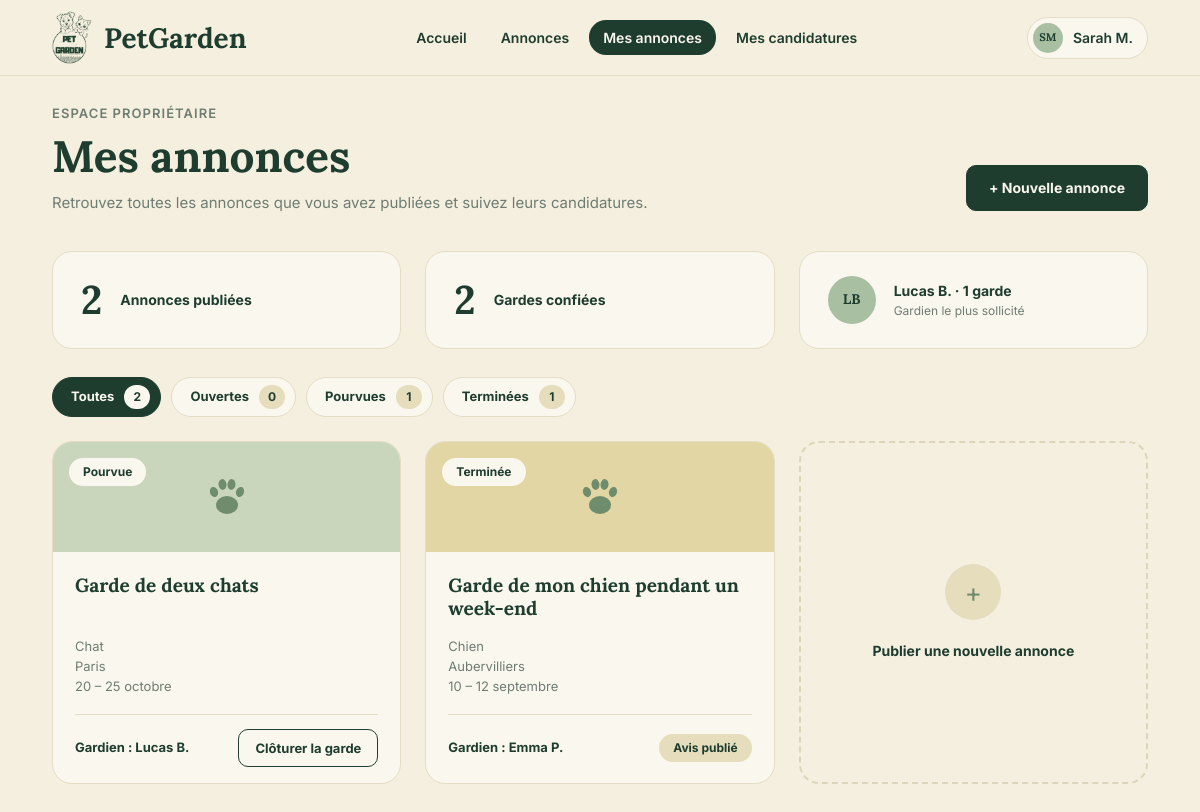
Page /mes_annonces.php (signed in) on the committed database.
### tables this page shows
create table utilisateur (
    id_utilisateur int auto_increment,
    nom varchar(50) not null,
    prenom varchar(50) not null,
    email varchar(150) not null unique,
    mdp varchar(255) not null,
    role enum('utilisateur', 'admin') not null default 'utilisateur',
    constraint pk_utilisateur primary key (id_utilisateur)
);

create table annonces (
    id_annonce int auto_increment,
    titre varchar(150) not null,
    type_animal varchar(200) not null,
    ville varchar(100) not null,
    date_debut date not null,
    date_fin date not null,
    description text,
    statut enum('ouverte', 'pourvue', 'terminee') not null default 'ouverte',
    id_proprietaire int not null,
    constraint pk_annonce primary key (id_annonce),
    constraint fk_annonce_proprietaire foreign key (id_proprietaire) references utilisateur(id_utilisateur) on delete restrict,
    constraint chk_dates_annonce check (date_fin >= date_debut)
);

### public/mes_annonces.php (called while the page is built)
<?php
require_once __DIR__ . '/../controleur/annonce_controller.php';
$controleur = new AnnonceController();
$donnees = $controleur->mesAnnonces();
extract($donnees);
require __DIR__ . '/../vue/mes_annonces.php';

### model/annonce.php (called while the page is built, shortened)
<?php
require_once __DIR__ . '/../config/database.php';
class Annonce
{
    private $pdo;
    public function __construct()
    {
        $database = new Database();
        $this->pdo = $database->getConnection();
    }
    public function trouverParProprietaire($idProprietaire, $statut = '')
    {
        $sql = "select a.*,
                       (select count(*) from candidatures as c where c.id_annonce = a.id_annonce) as nb_candidatures,
                       g.id_utilisateur as id_gardien, g.prenom as prenom_gardien, g.nom as nom_gardien,
                       (select count(*) from avis as v
                        where v.id_annonce = a.id_annonce and v.id_auteur = a.id_proprietaire) as avis_laisse
                from annonces as a
                left join candidatures as ca on ca.id_annonce = a.id_annonce and ca.statut = 'acceptee'
                left join utilisateur as g on g.id_utilisateur = ca.id_gardien
                where a.id_proprietaire = :id_proprietaire";
        $parametres = ['id_proprietaire' => $idProprietaire];
        $sql .= ' order by a.date_debut desc';
        $requete = $this->pdo->prepare($sql);
        $requete->execute($parametres);
        return $requete->fetchAll();
    }
    public function compterParStatut($idProprietaire)
    {
        $requete = $this->pdo->prepare(
            'select statut, count(*) as total
             from annonces
             where id_proprietaire = :id_proprietaire
             group by statut'
        );
        $requete->execute(['id_proprietaire' => $idProprietaire]);
        $compteurs = ['ouverte' => 0, 'pourvue' => 0, 'terminee' => 0];
        foreach ($requete->fetchAll() as $ligne) {
            $compteurs[$ligne['statut']] = (int) $ligne['total'];
        }
        return $compteurs;
    }
    public function gardienLePlusSollicite($idProprietaire)
    {
        $requete = $this->pdo->prepare(
            "select u.id_utilisateur, u.prenom, u.nom, count(*) as nb_gardes
             from candidatures as c
             inner join annonces as a on a.id_annonce = c.id_annonce
             inner join utilisateur as u on u.id_utilisateur = c.id_gardien
             where a.id_proprietaire = :id_proprietaire
             and c.statut = 'acceptee'
             group by u.id_utilisateur, u.prenom, u.nom
             order by nb_gardes desc
             limit 1"
        );
        $requete->execute(['id_proprietaire' => $idProprietaire]);
        return $requete->fetch();
    }
}

### config/database.php (called while the page is built)
<?php
class Database
{
    private $host = 'localhost';
    private $dbname = 'petgarden';
    private $user = 'root';
    private $mdp = '';
    private static $pdo = null;
    public function getConnection()
    {
        if (self::$pdo === null) {
            try {
                self::$pdo = new PDO(
                    "mysql:host=$this->host;dbname=$this->dbname;charset=utf8mb4",
                    $this->user,
                    $this->mdp,
                    [
                        PDO::ATTR_ERRMODE => PDO::ERRMODE_EXCEPTION,
                        PDO::ATTR_DEFAULT_FETCH_MODE => PDO::FETCH_ASSOC,
                    ]
                );
            } catch (PDOException $e) {
                http_response_code(500);
                exit('erreur de connexion à la base de données.');
            }
        }
        return self::$pdo;
    }
}

### controleur/annonce_controller.php (called while the page is built, shortened)
<?php
require_once __DIR__ . '/controleur.php';
require_once __DIR__ . '/../model/annonce.php';
class AnnonceController extends Controleur
{
    public function mesAnnonces()
    {
        $idProprietaire = $this->exigerConnexion();
        $annonceModel = new Annonce();
        $statut = $this->texte($_GET, 'statut');
        if (!in_array($statut, ['ouverte', 'pourvue', 'terminee'], true)) {
            $statut = '';
        }
        $compteurs = $annonceModel->compterParStatut($idProprietaire);
        return $this->vue([
            'annonces' => $annonceModel->trouverParProprietaire($idProprietaire, $statut),
            'statut' => $statut,
            'compteurs' => $compteurs,
            'total' => array_sum($compteurs),
            'gardesConfiees' => $compteurs['pourvue'] + $compteurs['terminee'],
            'gardienFavori' => $annonceModel->gardienLePlusSollicite($idProprietaire),
        ]);
    }
}

### controleur/controleur.php (called while the page is built, shortened)
<?php
class Controleur
{
    protected function exigerConnexion()
    {
        return (int) $_SESSION['id_utilisateur'];
    }
    protected function estPost()
    {
        if ($_SERVER['REQUEST_METHOD'] !== 'POST') {
            return false;
        }
        return true;
    }
    protected function texte($tableau, $cle)
    {
        $valeur = $tableau[$cle] ?? '';
        return is_string($valeur) ? trim($valeur) : '';
    }
}

### vue/mes_annonces.php (the view, shortened to what this page needs)
<?php
require __DIR__ . '/partials/entete.php';
$onglets = ['' => ['Toutes', $total], 'ouverte' => ['Ouvertes', $compteurs['ouverte']],
            'pourvue' => ['Pourvues', $compteurs['pourvue']], 'terminee' => ['Terminées', $compteurs['terminee']]];
?>
<main class="conteneur page">
    <div class="page-titre page-titre-action">
        <div>
            <p class="surtitre">Espace propriétaire</p>
            <h1>Mes annonces</h1>
            <p class="texte-doux">Retrouvez toutes les annonces que vous avez publiées et suivez leurs candidatures.</p>
        </div>
        <a href="creer_annonce.php" class="bouton bouton-plein">+ Nouvelle annonce</a>
    </div>
    <div class="grille grille-3">
        <div class="carte stat">
            <strong><?= (int) $total ?></strong>
            <span><?= $total > 1 ? 'Annonces publiées' : 'Annonce publiée' ?></span>
        </div>
        <div class="carte stat">
            <strong><?= (int) $gardesConfiees ?></strong>
            <span><?= $gardesConfiees > 1 ? 'Gardes confiées' : 'Garde confiée' ?></span>
        </div>
        <div class="carte stat">
            <?php if ($gardienFavori) : ?>
                <span class="avatar"><?= e(initiales($gardienFavori['prenom'], $gardienFavori['nom'])) ?></span>
                <div>
                    <a class="lien-fort" href="profil.php?id=<?= (int) $gardienFavori['id_utilisateur'] ?>">
                        <?= e(nom_court($gardienFavori['prenom'], $gardienFavori['nom'])) ?> · <?= e(pluriel($gardienFavori['nb_gardes'], 'garde')) ?>
                    </a>
                    <small>Gardien le plus sollicité</small>
                </div>
            <?php endif; ?>
        </div>
    </div>
    <nav class="filtres-statut">
        <?php foreach ($onglets as $cle => $onglet) : ?>
            <a href="mes_annonces.php<?= $cle !== '' ? '?statut=' . e($cle) : '' ?>" class="<?= $statut === $cle ? 'actif' : '' ?>">
                <?= e($onglet[0]) ?> <span><?= (int) $onglet[1] ?></span>
            </a>
        <?php endforeach; ?>
    </nav>
    <div class="grille grille-3">
        <?php foreach ($annonces as $annonce) : ?>
            <article class="carte carte-annonce">
                <div class="carte-image statut-<?= e($annonce['statut']) ?>">
                    <span class="statut statut-badge statut-<?= e($annonce['statut']) ?>"><?= e(libelle_statut($annonce['statut'])) ?></span>
                    <?= patte() ?>
                </div>
                <div class="carte-corps">
                    <h3><?= e(majuscule($annonce['titre'])) ?></h3>
                    <ul class="infos">
                        <li><?= e(majuscule($annonce['type_animal'])) ?></li>
                        <li><?= e(titre($annonce['ville'])) ?></li>
                        <li><?= e(periode($annonce['date_debut'], $annonce['date_fin'])) ?></li>
                    </ul>
                    <div class="carte-pied">
                        <?php if ($annonce['statut'] === 'ouverte') : ?>
                            <strong><?= e(pluriel($annonce['nb_candidatures'], 'candidature')) ?></strong>
                            <div class="actions">
                                <a href="modifier_annonce.php?id=<?= (int) $annonce['id_annonce'] ?>" class="lien-fort">Modifier</a>
                                <a href="candidatures.php?id=<?= (int) $annonce['id_annonce'] ?>" class="bouton bouton-contour bouton-petit">Voir</a>
                            </div>
                        <?php else : ?>
                            <strong>Gardien : <?= $annonce['id_gardien'] ? e(nom_court($annonce['prenom_gardien'], $annonce['nom_gardien'])) : '—' ?></strong>
                            <?php if ($annonce['statut'] === 'pourvue') : ?>
                                <form method="post" action="mes_annonces.php">
                                    <button type="submit" class="bouton bouton-contour bouton-petit">Clôturer la garde</button>
                                </form>
                            <?php elseif ($annonce['id_gardien'] && !$annonce['avis_laisse']) : ?>
                                <a href="avis.php?id=<?= (int) $annonce['id_annonce'] ?>" class="bouton bouton-plein bouton-petit">Laisser un avis</a>
                            <?php elseif ($annonce['avis_laisse']) : ?>
                                <span class="statut statut-clair statut-terminee">Avis publié</span>
                            <?php endif; ?>
                        <?php endif; ?>
                    </div>
                </div>
            </article>
        <?php endforeach; ?>
        <a href="creer_annonce.php" class="carte-ajout">
            <span>+</span>
            Publier une nouvelle annonce
        </a>
    </div>
</main>
<?php require __DIR__ . '/partials/pied.php'; ?>

### vue/partials/fonctions.php (shortened to what this page needs)
<?php
function e($valeur)
{
    return htmlspecialchars((string) $valeur, ENT_QUOTES, 'UTF-8');
}
function majuscule($texte)
{
    $texte = (string) $texte;
    return mb_strtoupper(mb_substr($texte, 0, 1)) . mb_substr($texte, 1);
}
function titre($texte)
{
    return mb_convert_case((string) $texte, MB_CASE_TITLE, 'UTF-8');
}
function nom_court($prenom, $nom)
{
    return titre($prenom) . ' ' . mb_strtoupper(mb_substr((string) $nom, 0, 1)) . '.';
}
function initiales($prenom, $nom)
{
    return mb_strtoupper(mb_substr((string) $prenom, 0, 1) . mb_substr((string) $nom, 0, 1));
}
function nom_mois($numero)
{
    $mois = ['janvier', 'février', 'mars', 'avril', 'mai', 'juin', 'juillet',
             'août', 'septembre', 'octobre', 'novembre', 'décembre'];
    return $mois[(int) $numero - 1];
}
function periode($debut, $fin, $avecAnnee = false)
{
    $d = strtotime((string) $debut);
    $f = strtotime((string) $fin);
    $annee = $avecAnnee ? ' ' . date('Y', $f) : '';
    if (date('Y-m', $d) === date('Y-m', $f)) {
        return date('j', $d) . ' – ' . date('j', $f) . ' ' . nom_mois(date('n', $f)) . $annee;
    }
    return jour_mois($debut) . ' – ' . jour_mois($fin) . $annee;
}
function libelle_statut($statut)
{
    $libelles = [
        'ouverte' => 'Ouverte',
        'pourvue' => 'Pourvue',
        'terminee' => 'Terminée',
        'en attente' => 'En attente',
        'acceptee' => 'Acceptée',
        'refusee' => 'Refusée',
    ];
    return $libelles[$statut] ?? majuscule($statut);
}
function pluriel($nombre, $mot)
{
    return $nombre . ' ' . $mot . ((int) $nombre > 1 ? 's' : '');
}
function patte($taille = 44)
{
    return '<svg class="patte" width="' . (int) $taille . '" height="' . (int) $taille . '" viewBox="0 0 44 44" aria-hidden="true">'
        . '<ellipse cx="22" cy="30" rx="11" ry="9"/>'
        . '<ellipse cx="9" cy="17" rx="4" ry="5.2" transform="rotate(-18 9 17)"/>'
        . '<ellipse cx="17.5" cy="9.5" rx="4" ry="5.4" transform="rotate(-6 17.5 9.5)"/>'
        . '<ellipse cx="26.5" cy="9.5" rx="4" ry="5.4" transform="rotate(6 26.5 9.5)"/>'
        . '<ellipse cx="35" cy="17" rx="4" ry="5.2" transform="rotate(18 35 17)"/>'
        . '</svg>';
}

### rows in the picture
utilisateur: prenom+nom "LB", prenom+nom "Lucas B."
annonces: statut "Pourvue", titre "Garde de deux chats", type_animal "Chat", ville "Paris", date_debut+date_fin "20 – 25 octobre", utilisateur.prenom+nom "Lucas B."
annonces: statut "Terminée", titre "Garde de mon chien pendant un week-end", type_animal "Chien", ville "Aubervilliers", date_debut+date_fin "10 – 12 septembre", utilisateur.prenom+nom "Emma P.", shows "Avis publié"

### other values in the picture
$lien[1] "Accueil"
$lien[1] "Annonces"
$lien[1] "Mes annonces"
$lien[1] "Mes candidatures"
$est_admin ? 'AD' : initiales($connecte['prenom'], $connecte['nom']) "SM"
$total "2"
$gardesConfiees "2"
pluriel($gardienFavori['nb_gardes'], 'garde') "1 garde"
$onglet[0] "Toutes"
$onglet[1] "2"
$onglet[0] "Ouvertes"
$onglet[1] "0"
$onglet[0] "Pourvues"
$onglet[1] "1"
$onglet[0] "Terminées"
